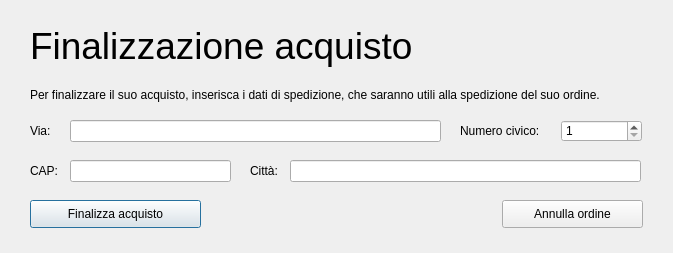
<?xml version="1.0" encoding="UTF-8"?>
<ui version="4.0">
 <class>dati_spedizione_dialog</class>
 <widget class="QDialog" name="dati_spedizione_dialog">
  <property name="geometry">
   <rect>
    <x>0</x>
    <y>0</y>
    <width>673</width>
    <height>253</height>
   </rect>
  </property>
  <property name="maximumSize">
   <size>
    <width>673</width>
    <height>253</height>
   </size>
  </property>
  <property name="windowTitle">
   <string>Finalizzazione acquisto</string>
  </property>
  <widget class="QLabel" name="lbl_title">
   <property name="geometry">
    <rect>
     <x>30</x>
     <y>20</y>
     <width>481</width>
     <height>51</height>
    </rect>
   </property>
   <property name="font">
    <font>
     <pointsize>28</pointsize>
    </font>
   </property>
   <property name="text">
    <string>Finalizzazione acquisto</string>
   </property>
  </widget>
  <widget class="QLabel" name="lbl_tutorial">
   <property name="geometry">
    <rect>
     <x>30</x>
     <y>87</y>
     <width>621</width>
     <height>16</height>
    </rect>
   </property>
   <property name="text">
    <string>Per finalizzare il suo acquisto, inserisca i dati di spedizione, che saranno utili alla spedizione del suo ordine.</string>
   </property>
  </widget>
  <widget class="QLabel" name="lbl_via">
   <property name="geometry">
    <rect>
     <x>30</x>
     <y>120</y>
     <width>31</width>
     <height>21</height>
    </rect>
   </property>
   <property name="text">
    <string>Via:</string>
   </property>
  </widget>
  <widget class="QLineEdit" name="txt_via">
   <property name="geometry">
    <rect>
     <x>70</x>
     <y>120</y>
     <width>371</width>
     <height>22</height>
    </rect>
   </property>
   <property name="text">
    <string/>
   </property>
  </widget>
  <widget class="QLabel" name="lbl_num_civico">
   <property name="geometry">
    <rect>
     <x>460</x>
     <y>120</y>
     <width>91</width>
     <height>21</height>
    </rect>
   </property>
   <property name="text">
    <string>Numero civico:</string>
   </property>
  </widget>
  <widget class="QSpinBox" name="txt_num_civico">
   <property name="geometry">
    <rect>
     <x>561</x>
     <y>120</y>
     <width>81</width>
     <height>22</height>
    </rect>
   </property>
   <property name="minimum">
    <number>1</number>
   </property>
   <property name="maximum">
    <number>9999</number>
   </property>
  </widget>
  <widget class="QLabel" name="lbl_cap">
   <property name="geometry">
    <rect>
     <x>30</x>
     <y>160</y>
     <width>31</width>
     <height>21</height>
    </rect>
   </property>
   <property name="text">
    <string>CAP:</string>
   </property>
  </widget>
  <widget class="QLineEdit" name="txt_cap">
   <property name="geometry">
    <rect>
     <x>70</x>
     <y>160</y>
     <width>161</width>
     <height>22</height>
    </rect>
   </property>
   <property name="maxLength">
    <number>5</number>
   </property>
  </widget>
  <widget class="QLabel" name="lbl_citta">
   <property name="geometry">
    <rect>
     <x>250</x>
     <y>160</y>
     <width>41</width>
     <height>21</height>
    </rect>
   </property>
   <property name="text">
    <string>Città:</string>
   </property>
  </widget>
  <widget class="QLineEdit" name="txt_citta">
   <property name="geometry">
    <rect>
     <x>290</x>
     <y>160</y>
     <width>351</width>
     <height>22</height>
    </rect>
   </property>
  </widget>
  <widget class="QPushButton" name="btn_finalizza_acquisto">
   <property name="geometry">
    <rect>
     <x>30</x>
     <y>200</y>
     <width>171</width>
     <height>28</height>
    </rect>
   </property>
   <property name="text">
    <string>Finalizza acquisto</string>
   </property>
  </widget>
  <widget class="QPushButton" name="btn_annulla_ordine">
   <property name="geometry">
    <rect>
     <x>502</x>
     <y>200</y>
     <width>141</width>
     <height>28</height>
    </rect>
   </property>
   <property name="text">
    <string>Annulla ordine</string>
   </property>
  </widget>
 </widget>
 <resources/>
 <connections/>
</ui>
